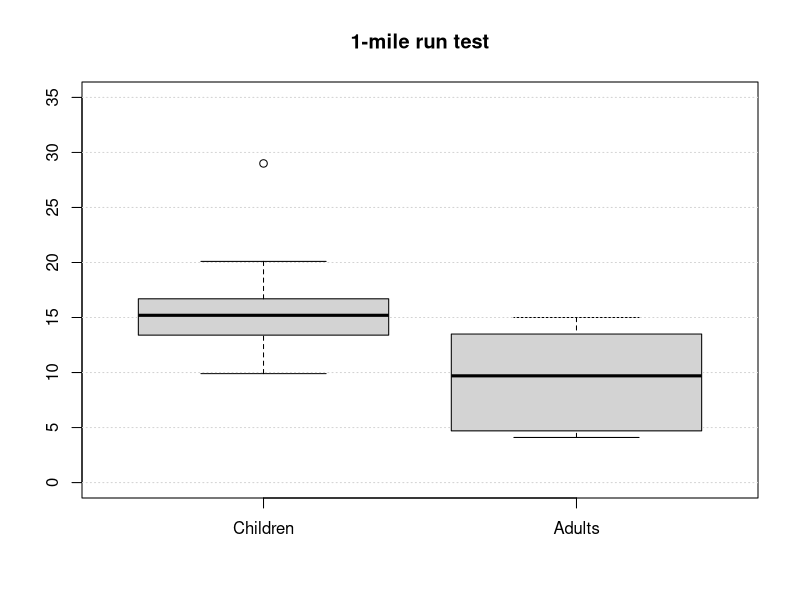

The R script that drew this image:
#load data
data <- read.csv("ch14p215.txt", header=TRUE);


#draw box plot with grid
png(filename="ch14p215.png");

boxplot(data$Children, data$Adults,
        names = c("Children", "Adults"),
        ylim=c(0, 35),
        main="1-mile run test");
grid(nx=NA, ny=NULL);

dev.off();